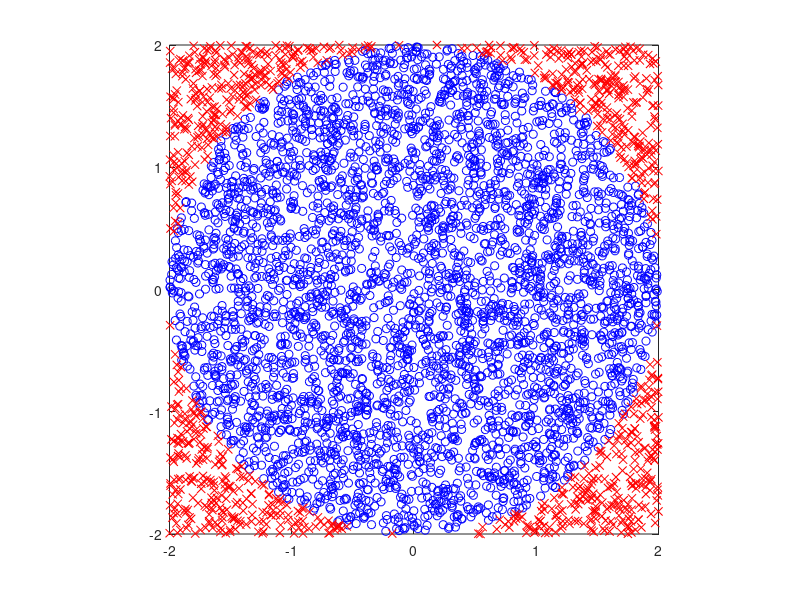

The MATLAB script that drew this image: (Note: this script raises an error after producing the figure.)
%% Demo of monte carlo integration for estimating pi
%
%%
r=2;
S=5000;
xs = unifrnd(-r,r,S,1);
ys = unifrnd(-r,r,S,1);
rs = xs.^2 + ys.^2;
inside = (rs <= r^2);
samples = 4*(r^2)*inside;
Ihat = mean(samples)
piHat = Ihat/(r^2)
se = sqrt(var(samples)/S)

figure(1);clf
outside = ~inside;
plot(xs(inside), ys(inside), 'bo');
hold on
plot(xs(outside), ys(outside), 'rx');
axis square
printPmtkFigure('mc-pi'); 
